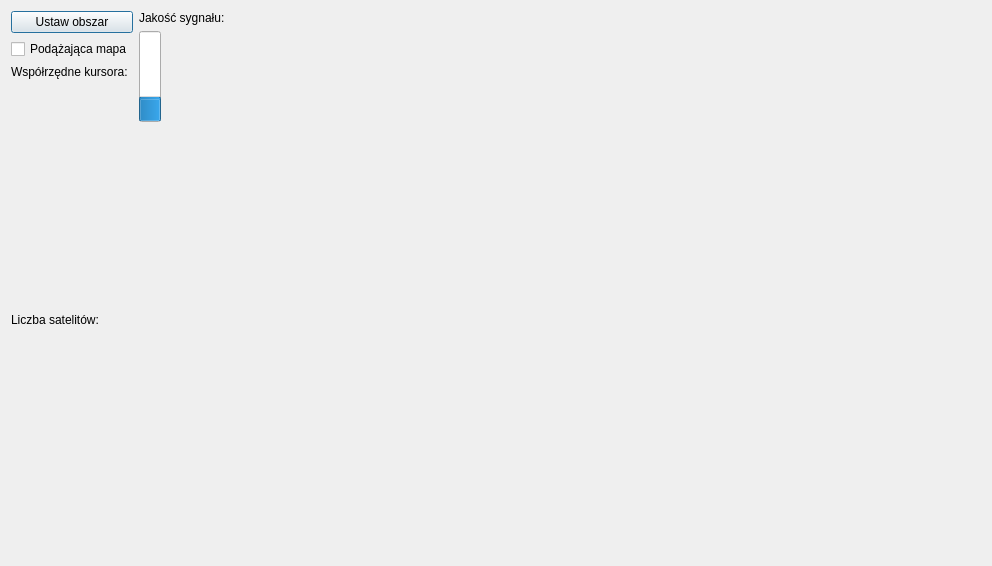
<?xml version="1.0" encoding="UTF-8"?>
<ui version="4.0">
 <class>MapWindow</class>
 <widget class="QDialog" name="MapWindow">
  <property name="geometry">
   <rect>
    <x>0</x>
    <y>0</y>
    <width>992</width>
    <height>566</height>
   </rect>
  </property>
  <property name="windowTitle">
   <string>Dialog</string>
  </property>
  <layout class="QVBoxLayout" name="verticalLayout">
   <item>
    <layout class="QHBoxLayout" name="horizontalLayout">
     <item>
      <layout class="QVBoxLayout" name="verticalLayout_2">
       <item>
        <widget class="QPushButton" name="pushButton_Area">
         <property name="text">
          <string>Ustaw obszar</string>
         </property>
        </widget>
       </item>
       <item>
        <widget class="QCheckBox" name="checkBox_follow">
         <property name="text">
          <string>Podążająca mapa</string>
         </property>
        </widget>
       </item>
       <item>
        <widget class="QLabel" name="label_coords">
         <property name="sizePolicy">
          <sizepolicy hsizetype="Preferred" vsizetype="Fixed">
           <horstretch>0</horstretch>
           <verstretch>0</verstretch>
          </sizepolicy>
         </property>
         <property name="text">
          <string>Współrzędne kursora:</string>
         </property>
        </widget>
       </item>
       <item>
        <widget class="QLabel" name="label_numberOfSattelites">
         <property name="text">
          <string>Liczba satelitów: </string>
         </property>
        </widget>
       </item>
      </layout>
     </item>
     <item>
      <layout class="QVBoxLayout" name="verticalLayout_signal">
       <item>
        <widget class="QLabel" name="label_SignalQuality">
         <property name="text">
          <string>Jakość sygnału: </string>
         </property>
        </widget>
       </item>
       <item>
        <widget class="QProgressBar" name="progressBar_SignalQuality">
         <property name="sizePolicy">
          <sizepolicy hsizetype="Fixed" vsizetype="Fixed">
           <horstretch>0</horstretch>
           <verstretch>0</verstretch>
          </sizepolicy>
         </property>
         <property name="value">
          <number>24</number>
         </property>
         <property name="orientation">
          <enum>Qt::Vertical</enum>
         </property>
        </widget>
       </item>
       <item>
        <spacer name="verticalSpacer">
         <property name="orientation">
          <enum>Qt::Vertical</enum>
         </property>
         <property name="sizeHint" stdset="0">
          <size>
           <width>20</width>
           <height>40</height>
          </size>
         </property>
        </spacer>
       </item>
      </layout>
     </item>
     <item>
      <spacer name="horizontalSpacer">
       <property name="orientation">
        <enum>Qt::Horizontal</enum>
       </property>
       <property name="sizeHint" stdset="0">
        <size>
         <width>40</width>
         <height>20</height>
        </size>
       </property>
      </spacer>
     </item>
    </layout>
   </item>
   <item>
    <layout class="QVBoxLayout" name="verticalLayout_Map"/>
   </item>
  </layout>
 </widget>
 <resources/>
 <connections/>
</ui>
